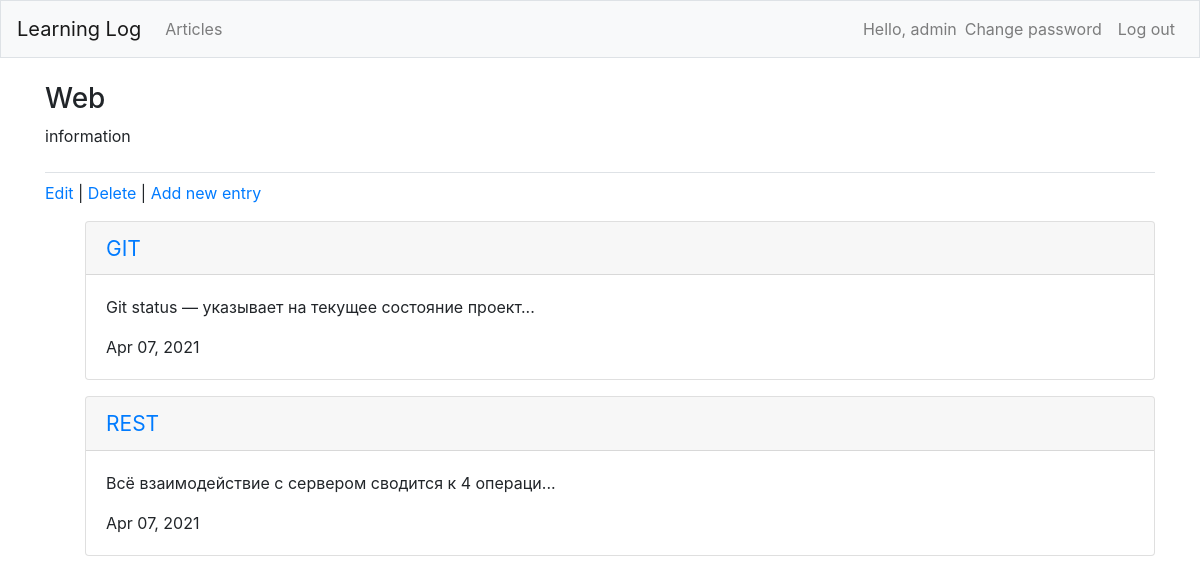
Page /articles/16/ (signed in) on the committed database.
### users/models.py (models this page shows)
class CustomUser(AbstractUser):
    age = models.PositiveIntegerField(null=True, blank=True)

### articles/models.py (models this page shows, shortened)
class Article(models.Model):
    title = models.CharField(max_length=255)
    body = models.TextField()
    date = models.DateTimeField(auto_now_add=True)
    author = models.ForeignKey(get_user_model(), on_delete=models.CASCADE,)
    class Meta:
        ordering = ['-date']

class Entry(models.Model):
    article = models.ForeignKey(Article, on_delete=models.CASCADE, related_name='entries')
    title = models.CharField(max_length=255)
    body = models.TextField()
    screen = models.ImageField(upload_to='images/', blank=True)
    date = models.DateTimeField(auto_now_add=True)
    author = models.ForeignKey(get_user_model(), on_delete=models.CASCADE,)
    publish = models.DateTimeField(default=timezone.now)
    class Meta:
        ordering = ('-publish',)
        verbose_name_plural = 'Entries'
    def __str__(self):
        if len(self.body) > 50:
            return f'{self.body[:50]}...'
        else:
            return self.body

### articles/views.py (the view)
# urls.py: path('<int:pk>/', ArticleDetailView.as_view(), name='article_detail'),
class ArticleDetailView(LoginRequiredMixin, DetailView):
    model = Article
    template_name = 'article_detail.html'
    login_url = 'login'

### templates/article_detail.html (shortened to what this page needs)
{% extends 'base.html' %}
{% load bootstrap4 %}
{% block page_header %}
    <h3>{{ object.title }}</h3>
    <p>{{ object.body }}</p>
{% endblock page_header %}
{% block content %}
    <p>
        <a href="{% url 'article_edit' article.pk %}">Edit</a> |
        <a href="{% url 'article_delete' article.pk %}">Delete</a> |
        <a href="{% url 'entry_new' article.pk %}">Add new entry</a>
    </p>
    <ul>
        {% for entry in object.entries.all %}
            <div class="card mb-3">
                <h4 class="card-header">
                    <small><a href="{% url 'entry_detail' entry.pk %}">
                        {{entry.title}}
                    </a></small>
                </h4>
                <div class="card-body">
                    {{ entry|linebreaks }}
                    {{ entry.date|date:'M d, Y' }}
                </div>
            </div>
        {% empty %}
        <p>There are no entries for this topic yet.</p>
        {% endfor %}
    </ul>
{% endblock %}

### templates/base.html (shortened to what this page needs)
{% load bootstrap4 %}
<!DOCTYPE html>
<html lang="en">
<head>
    {% bootstrap_css %}
</head>
<body>
    <nav class="navbar navbar-expand-md navbar-light bg-light mb-4 border">
        <a class="navbar-brand" href="{% url 'home' %}">
            Learning Log
        </a>
        <div class="collapse navbar-collapse" id="navbarCollapse">
            <ul class="navbar-nav mr-auto">
                <li class="nav-item">
                    <a class="nav-link" href="{% url 'article_list' %}">Articles</a>
                </li>
            </ul>
            <ul class="navbar-nav ml-auto">
                {% if user.is_authenticated %}
                    <li class="nav-item">
                        <span class="navbar-text"}">
                            Hello, {{ user.username }}
                        </span>
                    </li>
                    <li class="nav-item">
                        <a class="nav-link" href="{% url 'password_change' %}">Change password</a>
                    </li>
                    <li class="nav-item">
                        <a class="nav-link" href="{% url 'logout' %}">Log out</a>
                    </li>
                {% endif %}
            </ul>
        </div>
    </nav>
    <main role="main" class="container">
        <div class="pb-2 mb-2 border-bottom">
            {% block page_header %}{% endblock page_header %}
        </div>
        <div>
            {% block content %}{% endblock content %}
        </div>
    </main>
</body>
</html>

### rows in the picture
CustomUser: username "admin"
Article: title "Web", body "information"
Entry: title "GIT", body "Git status — указывает на текущее состояние проект...", date "Apr 07, 2021"
Entry: title "REST", body "Всё взаимодействие с сервером сводится к 4 операци...", date "Apr 07, 2021"
